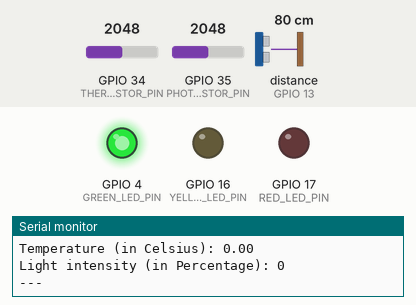
A sketch run on a simulated ESP32. Parts: output pins drawn as LEDs (lit = HIGH), the last lines printed to the serial monitor. Inputs (shaded band) come from the test bench; at power-on: GPIO 35 (PHOTORESISTOR_PIN) = 2048, distance to the obstacle (sensor on GPIO 13) 80 cm, GPIO 34 (THERMISTOR_PIN) = 2048. The echo pulse lasts 58.3 µs per cm.

Above: at 2.7 s.
2.8 s: GPIO 35 (PHOTORESISTOR_PIN) set to 2447
At 12.5 s:
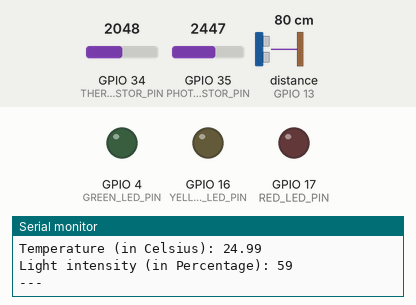
17.8 s: GPIO 35 (PHOTORESISTOR_PIN) set to 2560
At 22.8 s:
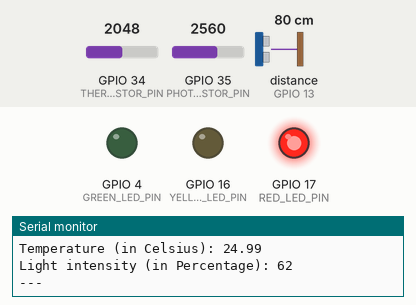
32.8 s: distance to the obstacle (sensor on GPIO 13) set to 11 cm
47.8 s: distance to the obstacle (sensor on GPIO 13) set to 8 cm
At 52.6 s:
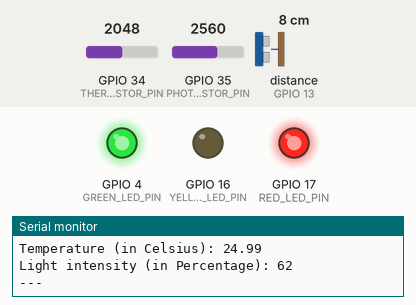
62.8 s: GPIO 34 (THERMISTOR_PIN) set to 1535
77.8 s: GPIO 34 (THERMISTOR_PIN) set to 1470
At 83.3 s:
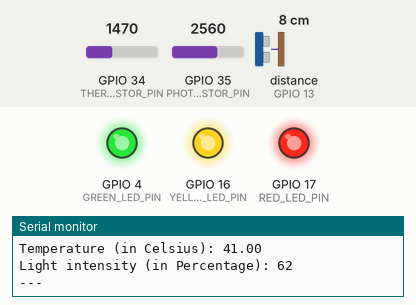
Timing chart, 0 to 84.8 s (numbered marks = the images above; inputs shaded):
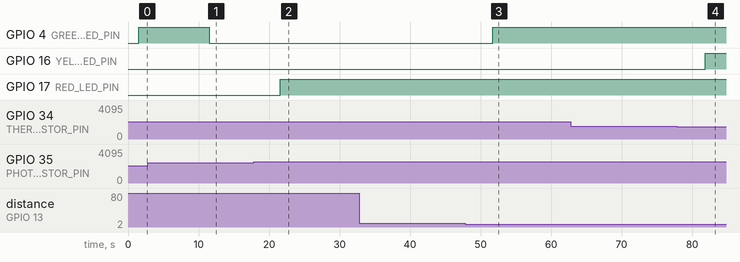

Measured:
- the behaviour switches between 2497 and 2498 on GPIO 35 (PHOTORESISTOR_PIN) (found by bisection; images 1 and 2)
- the behaviour switches between 10 and 9 cm on distance to the obstacle (sensor on GPIO 13) (found by bisection; images 2 and 3)
- the behaviour switches between 1503 and 1502 on GPIO 34 (THERMISTOR_PIN) (found by bisection; images 3 and 4)
- after the input at 17.8 s, GPIO 17 (RED_LED_PIN): LOW → HIGH after 3.8 s
- after the input at 47.8 s, GPIO 4 (GREEN_LED_PIN): LOW → HIGH after 3.9 s
- after the input at 77.8 s, GPIO 16 (YELLOW_LED_PIN): LOW → HIGH after 4.0 s

The sketch:

sistema-seguranca-residencial-inteligente.ino
```cpp
/****************************************
 * Include Libraries
 ****************************************/
#include "UbidotsEsp32Mqtt.h"
#include <NewPing.h> // Ultrassonic Sensor

/****************************************
 * Define Constants
 ****************************************/
const char *UBIDOTS_TOKEN = "";  // Put here your Ubidots TOKEN
const char *WIFI_SSID = "";      // Put here your Wi-Fi SSID
const char *WIFI_PASS = "";      // Put here your Wi-Fi password
const char *DEVICE_LABEL = "esp32";
const char *HC_SR04_LABEL = "distance";
const char *THERMISTOR_NTC_LABEL = "temperature";
const char *PHOTORESISTOR_LDR_LABEL = "light";

const int PUBLISH_FREQUENCY = 10000; // Update rate in milliseconds

unsigned long timer;

Ubidots ubidots(UBIDOTS_TOKEN);

// Sensors
//// HC-SR04
#define TRIGGER_PIN 12
#define ECHO_PIN 13
#define MAX_DISTANCE 400
NewPing sonar(TRIGGER_PIN, ECHO_PIN, MAX_DISTANCE);
int distance;

//// Thermistor
const uint8_t THERMISTOR_PIN = 34;
float temperature;
const float RESISTANCE = 10000.0;
const float VOLTAGE_UC = 3.3;

//// Photoresistor
const uint8_t PHOTORESISTOR_PIN = 35;
int light;

//// LEDs
const uint8_t GREEN_LED_PIN = 4;
const uint8_t YELLOW_LED_PIN = 16;
const uint8_t RED_LED_PIN = 17;

/****************************************
 * Auxiliar Functions
 ****************************************/

void callback(char *topic, byte *payload, unsigned int length) {
  Serial.print("Message arrived [");
  Serial.print(topic);
  Serial.print("] ");
  for (int i = 0; i < length; i++) {
    Serial.print((char)payload[i]);
  }
  Serial.println();
}

int get_distance() {
  const int DISTANCE_VALUE = sonar.ping_cm();

  return DISTANCE_VALUE;
}

float get_resistance() {
  const float ADC_RESOLUTION_UC = 4095.0;
  const float UNKNOWN_RESISTANCE = RESISTANCE * (VOLTAGE_UC / ((analogRead(THERMISTOR_PIN) * VOLTAGE_UC) / ADC_RESOLUTION_UC) - 1);

  return UNKNOWN_RESISTANCE;
}

float get_beta_coeficient() {
  float beta;
  const float T1 = 273.15;  // Temperature value 0°C converted to Kelvin.
  const float T2 = 373.15;  // Temperature value 100°C converted to Kelvin.
  const float RT1 = 27.219; // Resistance value (in ohms) at temperature T1.
  const float RT2 = 0.974;  // Resistance value (in ohms) at temperature T2.
  beta = (log(RT1 / RT2)) / ((1 / T1) - (1 / T2));  // Beta calculation.
  return beta;
}

float get_temperature() {
  float THERMISTOR_RESISTENCE = get_resistance();
  const float BETA = get_beta_coeficient();
  const double To = 298.15;    // Temperature in Kelvin for 25 degrees Celsius.
  const double Ro = RESISTANCE;   // Thermistor resistance at 25 degrees Celsius.
  double Vout = 0; // Voltage read from the thermistor's analog port.
  double Rt = 0; // Resistance read from the analog port.
  double T = 0; // Temperature in Kelvin.
  double Tc = 0; // Temperature in Celsius.

  Vout = RESISTANCE / (RESISTANCE + THERMISTOR_RESISTENCE) * VOLTAGE_UC; // Calculation of voltage read from the thermistor's analog port.
  Rt = RESISTANCE * Vout / (VOLTAGE_UC - Vout); // Calculation of resistance of the analog port.
  T = 1 / (1 / To + log(Rt / Ro) / BETA); // Application of the Beta parameter equation to obtain Temperature in Kelvin.
  Tc = T - 273.15; // Conversion from Kelvin to Celsius.
  return Tc;
}

int get_light() {
  int light_analog_value = analogRead(PHOTORESISTOR_PIN);
  int percentage = (float)(light_analog_value / 4095.0) * 100.0;
  return percentage;
}

void light_up_leds(){
  if(distance < 10){
    digitalWrite(GREEN_LED_PIN, HIGH);
  } else {
    digitalWrite(GREEN_LED_PIN, LOW);
  }

  if(temperature > 40.0){
    digitalWrite(YELLOW_LED_PIN, HIGH);
  } else {
    digitalWrite(YELLOW_LED_PIN, LOW);
  }

  if(light > 60){
    digitalWrite(RED_LED_PIN, HIGH);
  } else {
    digitalWrite(RED_LED_PIN, LOW);
  }
}

void serial_measured_data(){
  Serial.print("Distance (in Centimeters): ");
  Serial.println(distance);
  Serial.print("Temperature (in Celsius): ");
  Serial.println(temperature);
  Serial.print("Light intensity (in Percentage): ");
  Serial.println(light);
  Serial.println("---");
}

/****************************************
 * Main Functions
 ****************************************/

void setup() {
  Serial.begin(115200);
  // ubidots.setDebug(true);  // uncomment this to make debug messages available
  ubidots.connectToWifi(WIFI_SSID, WIFI_PASS);
  ubidots.setCallback(callback);
  ubidots.setup();
  ubidots.reconnect();

  pinMode(GREEN_LED_PIN, OUTPUT);
  pinMode(YELLOW_LED_PIN, OUTPUT);
  pinMode(RED_LED_PIN, OUTPUT);

  timer = millis();
}

void loop(){
  if (!ubidots.connected()) {
    ubidots.reconnect();
  }

  if ((millis() - timer) > PUBLISH_FREQUENCY) { // Triggers the publish data routine every 10 seconds
    distance = get_distance();
    ubidots.add(HC_SR04_LABEL, distance);
    temperature = get_temperature();
    ubidots.add(THERMISTOR_NTC_LABEL, temperature);
    light = get_light();
    ubidots.add(PHOTORESISTOR_LDR_LABEL, light);
    ubidots.publish(DEVICE_LABEL);
    timer = millis();
  }

  light_up_leds();
  serial_measured_data();
  ubidots.loop(); // Maintain the connection active

  delay(1000); // Pause during 1 second
}
```
